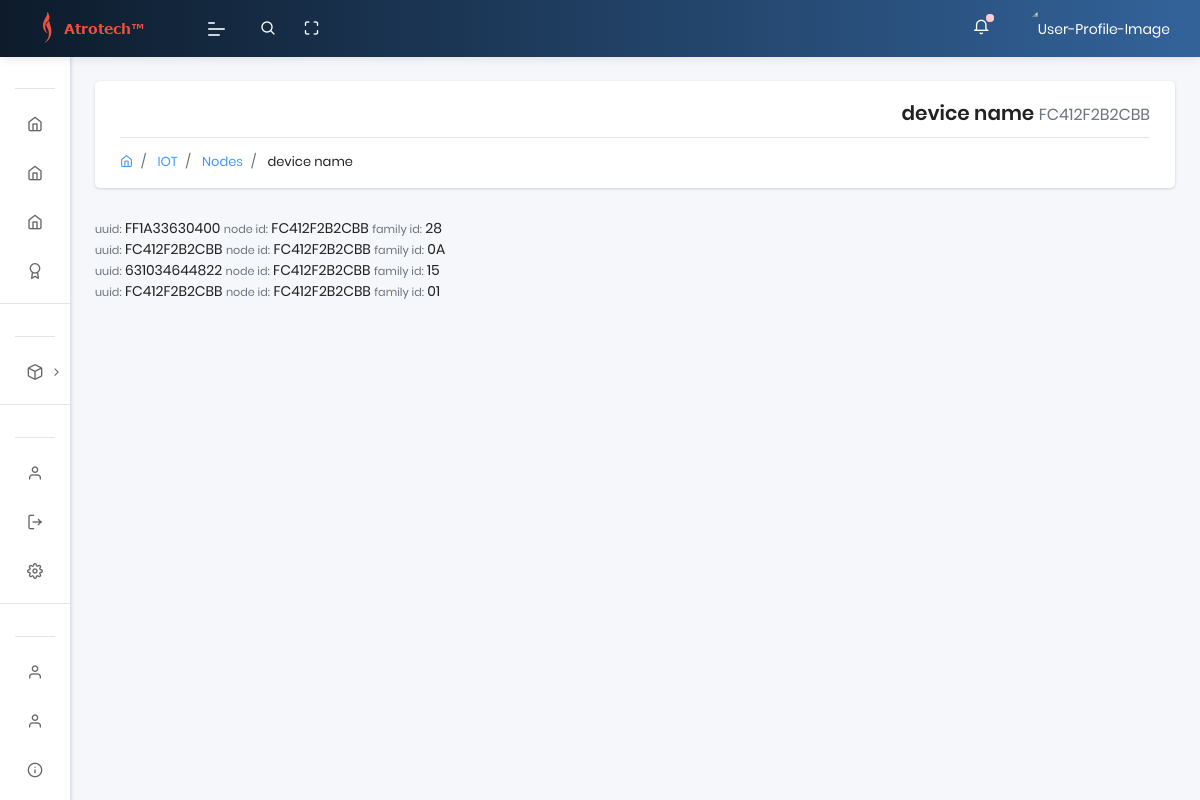
Page /nodes_detail/4/ (signed in) on the earlier database version.
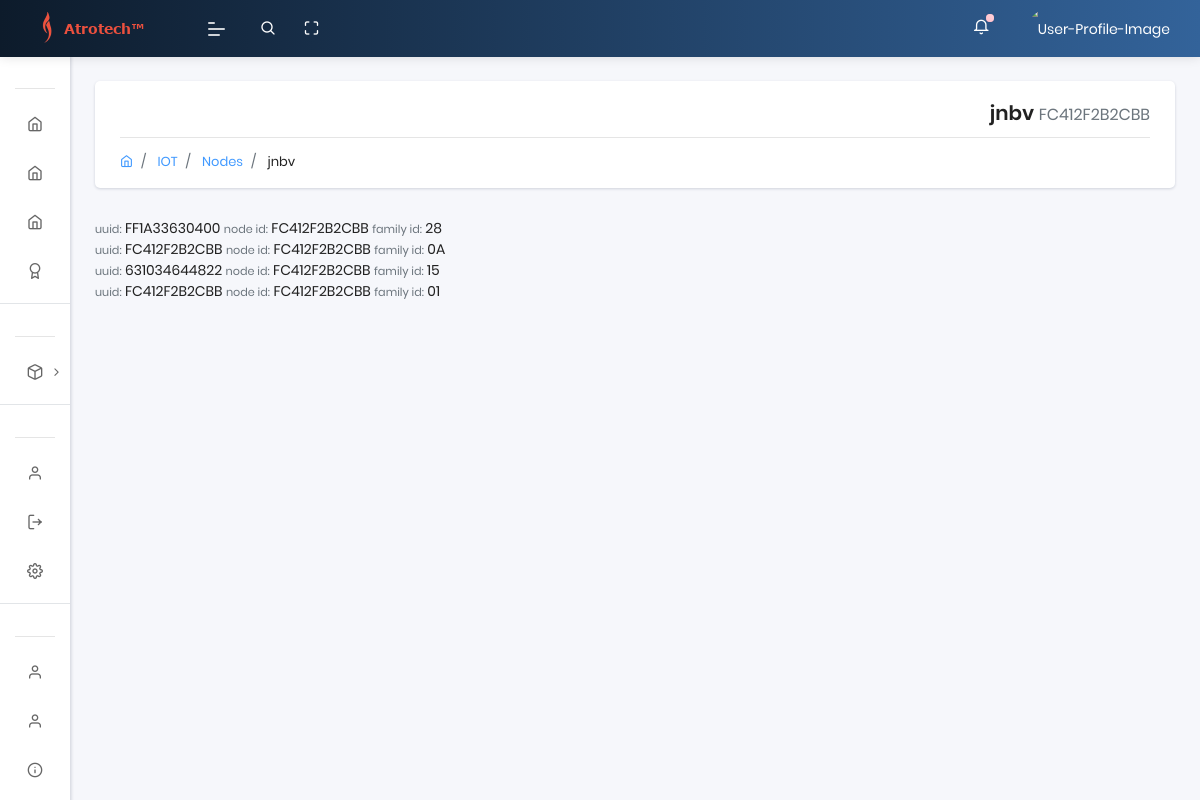
Same page on the later database version.
### app/models.py (models this page shows, shortened)
class Rom(models.Model):
    name = models.CharField(max_length=40, default='device name')
    UUID = models.CharField(max_length=20)
    family_id = models.CharField(max_length=20)
    node_id = models.CharField(max_length=20)
    updated_on = models.DateTimeField(auto_now= True)
    created_on = models.DateTimeField()

### app/views.py (the view)
# urls.py: path('nodes_detail/<int:id>/',views.nodes_detail,name='nodes_detail'),
@login_required(login_url="/login/")
def nodes_detail(request, id):
    uuid = models.User_uuid.objects.filter(user=request.user).values('UUID')
    devices = models.Rom.objects.filter(UUID__in=uuid, family_id='01')
    node = get_object_or_404(models.Rom, id=id)
    sensors = models.Rom.objects.filter(node_id=node.node_id)
    context = {
    'devices':devices,
    'node':node,
    'sensors':sensors
    }
    context['segment'] = 'nodes_detail'
    html_template = loader.get_template( 'nodes_detail.html' )
    return HttpResponse(html_template.render(context, request))

### templates/nodes_detail.html (shortened to what this page needs)
{% extends "layouts/base.html" %}
{% block content %}
  <section class="pcoded-main-container">
      <div class="pcoded-content">
          <div class="page-header">
            <div class="page-block">
              <div class="row align-items-center">
                <div class="col-md-12">
                  <div class="page-header-title">
                    <h5 class="m-b-10" align="right" dir="rtl"> {{ node.name }} <small class="text-muted">{{ node.UUID }}</small> </h5>
                  </div>
                  <ul class="breadcrumb">
                    <li class="breadcrumb-item"><a href="index.html"><i class="feather icon-home"></i></a></li>
                    <li class="breadcrumb-item"><a href="#!"> IOT </a></li>
                    <li class="breadcrumb-item"><a href="#!"> Nodes </a></li>
                    <li class="breadcrumb-item"><a href="#!"> {{ node.name }} </a></li>
                  </ul>
                </div>
              </div>
            </div>
          </div>
         {% for Rom in sensors %}
              <small class="text-muted">uuid:</small> {{ Rom.UUID }}
              <small class="text-muted">node id:</small> {{ Rom.node_id }}
              <small class="text-muted">family id:</small> {{ Rom.family_id }}
              <br>
         {% endfor %}
        </div>
    </section>
{% endblock content %}

### templates/includes/sidebar.html (shortened to what this page needs)
	<nav class="pcoded-navbar menupos-fixed menu-light ">
		<div class="navbar-wrapper  ">
			<div class="navbar-content scroll-div " >
				<ul class="nav pcoded-inner-navbar ">
					<li class="nav-item pcoded-menu-caption">
					</li>
					<li class="nav-item">
					    <a href="/" class="nav-link ">
                <span class="pcoded-micon"> <i class="feather icon-home"></i> </span>
							</a>
					</li>
					<li class="nav-item">
					    <a href="{% url 'app:nodes' %}" class="nav-link ">
                <span class="pcoded-micon"> <i class="feather icon-home"></i> </span>
							</a>
					</li>
					<li class="nav-item">
					    <a href="{% url 'app:sensors' %}" class="nav-link ">
                <span class="pcoded-micon"> <i class="feather icon-home"></i> </span>
							</a>
					</li>
					<li class="nav-item">
					    <a href="#" class="nav-link ">
                <span class="pcoded-micon"> <i class="feather icon-award"></i> </span>
							</a>
					</li>
					<li class="nav-item pcoded-menu-caption">
					</li>
					{% for Rom in devices %}
					<li class="nav-item pcoded-hasmenu">
						<a href="#!" class="nav-link "><span class="pcoded-micon"><i class="feather icon-box"></i></span><span class="pcoded-mtext"> {{ Rom.name }} </span></a>
					</li>
					{% endfor %}
					<li class="nav-item pcoded-menu-caption">
					</li>
					<li class="nav-item">
					    <a href="/profile" class="nav-link "><span class="pcoded-micon">
						    <i class="feather icon-user"></i></span><span class="pcoded-mtext"> پروفایل </span>
						  </a>
					</li>
					<li class="nav-item">
					    <a href="{% url 'logout' %}" class="nav-link "><span class="pcoded-micon">
						    <i class="feather icon-log-out"></i></span><span class="pcoded-mtext"> خروج </span>
						  </a>
					</li>
					<li class="nav-item">
					    <a target="_blank" rel="noopener" href="https://appseed.us/support" class="nav-link "><span class="pcoded-micon">
						    <i class="feather icon-settings"></i></span><span class="pcoded-mtext"> تنظیمات </span>
					  	</a>
					</li>
					<li class="nav-item pcoded-menu-caption">
					</li>
					<li class="nav-item">
					    <a href="{% url 'logout' %}" class="nav-link "><span class="pcoded-micon">
						    <i class="feather icon-user"></i></span><span class="pcoded-mtext"> مستندات </span>
						  </a>
					</li>
					<li class="nav-item">
					    <a href="{% url 'logout' %}" class="nav-link "><span class="pcoded-micon">
						    <i class="feather icon-user"></i></span><span class="pcoded-mtext"> سوالات متداول </span>
						  </a>
					</li>
					<li class="nav-item">
					    <a target="_blank" rel="noopener" href="https://appseed.us/support" class="nav-link "><span class="pcoded-micon">
						    <i class="feather icon-info"></i></span><span class="pcoded-mtext"> پشتیبانی </span>
					  	</a>
					</li>
<br><hr><br>
				</ul>
			</div>
		</div>
	</nav>

Differences in the rows shown:
changed Rom: name "device name" → "jnbv"
